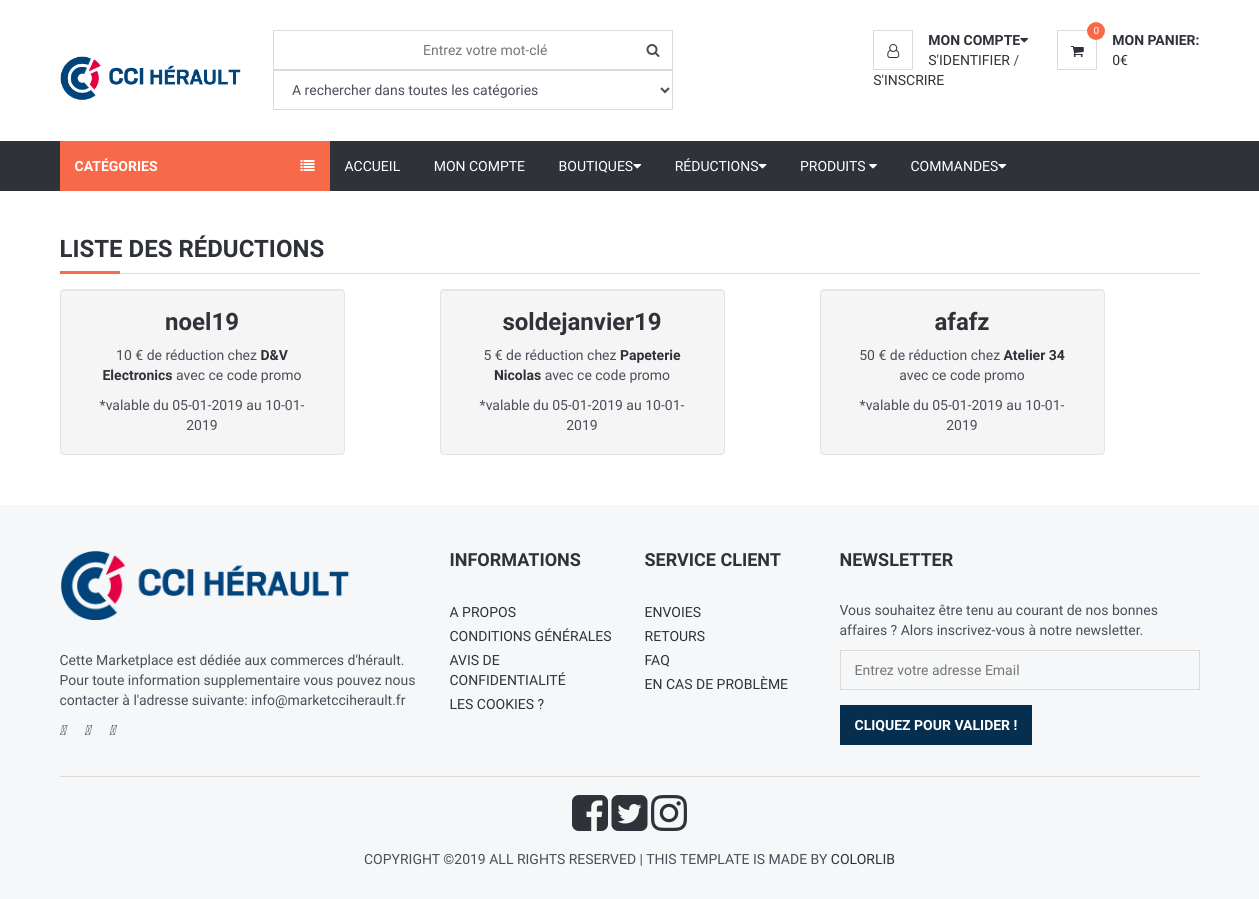
Page /index.php/reduction/list_reduction_client on the committed database.
### tables this page shows
CREATE TABLE IF NOT EXISTS `reduction` (
  `NumReduction` int(11) NOT NULL AUTO_INCREMENT,
  `CodeReduction` varchar(50) NOT NULL,
  `LibelleReduction` varchar(50) NOT NULL,
  `MontantReduction` int(11) NOT NULL,
  `DateDReduction` datetime NOT NULL,
  `DateFReduction` datetime NOT NULL,
  `IdBoutique` int(11) NOT NULL,
  PRIMARY KEY (`NumReduction`),
  KEY `REDUCTION_BOUTIQUE_FK` (`IdBoutique`)
);

CREATE TABLE IF NOT EXISTS `boutique` (
  `IdBoutique` int(11) NOT NULL AUTO_INCREMENT,
  `NumSIRET` varchar(50) NOT NULL,
  `NomBoutique` varchar(50) NOT NULL,
  `RueBoutique` varchar(50) NOT NULL,
  `VilleBoutique` varchar(50) NOT NULL,
  `CPBoutique` int(11) NOT NULL,
  `TelBoutique` varchar(50) NOT NULL,
  `MailBoutique` varchar(50) NOT NULL,
  `HorairesBoutique` varchar(100) DEFAULT NULL,
  PRIMARY KEY (`IdBoutique`)
);

### application/controllers/Reduction.php (called while the page is built, shortened)
<?php defined('BASEPATH') OR exit('No direct script access allowed');
class Reduction extends CI_Controller {
    public function list_reduction_client(){
      $data['reduction'] = $this->reduction_model->getEnableReduction();
      $this->load->view('layout/header');
      $this->load->view('reduction/list_reduction_client',$data);
      $this->load->view('layout/footer');
    }
}

### index.php (called while the page is built, shortened)
<?php
require_once BASEPATH.'core/CodeIgniter.php';

### application/models/Reduction_model.php (called while the page is built, shortened)
<?php
class Reduction_model extends CI_Model {
  public function getEnableReduction(){
    return $this->db->select('NumReduction,CodeReduction,LibelleReduction,MontantReduction,DateDReduction,DateFReduction,NomBoutique')
                    ->from('reduction r')
                    ->join('boutique b', 'r.IdBoutique = b.IdBoutique')
                    ->where("CURRENT_TIMESTAMP() BETWEEN DateDReduction and DateFReduction")
                    ->get()
                    ->result();
  }
}

### application/views/reduction/list_reduction_client.php (the view, shortened to what this page needs)
<div class="section">
  <div class="container">
    <div class="row">
      <div class="col-md-12">
        <div class="section-title">
          <h3 class="title">Liste des Réductions</h3>
        </div>
        <?php
          foreach ($reduction as $item) {
        ?>
        <div class="well col-md-3">
            <div class="col-md-12 text-center"><h3><?php echo $item->CodeReduction ?></h3></div>
            <div class="col-md-12 text-center">
              <p><?php echo $item->MontantReduction ?> € de réduction chez <strong><?php echo $item->NomBoutique ?></strong> avec ce code promo<p>
            </div>
            <div class="col-md-12 text-center">*valable du <?php echo date( 'd-m-Y', strtotime($reduction[0]->DateDReduction)) ?> au <?php echo date( 'd-m-Y', strtotime($reduction[0]->DateFReduction)) ?></div>
        </div>
        <div class="col-md-1"></div>
      <?php } ?>
      </div>
    </div>
  </div>
</div>

### application/views/layout/header.php (shortened to what this page needs)
<!DOCTYPE html>
<html lang="en">
<head>
	<link type="text/css" rel="stylesheet" href="<?php echo base_url() ?>assets/css/bootstrap.min.css" />
	<link type="text/css" rel="stylesheet" href="<?php echo base_url() ?>assets/css/slick.css" />
	<link type="text/css" rel="stylesheet" href="<?php echo base_url() ?>assets/css/slick-theme.css" />
	<link type="text/css" rel="stylesheet" href="<?php echo base_url() ?>assets/css/nouislider.min.css" />
	<link rel="stylesheet" href="<?php echo base_url() ?>assets/css/font-awesome.min.css">
	<link type="text/css" rel="stylesheet" href="<?php echo base_url() ?>assets/css/style.css" />
	<link rel="stylesheet" type="text/css" href="<?php echo base_url() ?>assets/css/bootstrap-table-filter-control.css" />
</head>
<body>
	<header>
		<div id="header">
			<div class="container">
				<div class="pull-left">
					<div class="header-logo">
						<a class="logo" href="http://www.herault.cci.fr/">
							<img src="<?php echo base_url() ?>assets/img/cci_herault2.png" alt="">
						</a>
					</div>
					<div class="header-search">
						<form>
							<input id='searchBar' class="input search-input" type="text" placeholder="Entrez votre mot-clé">
							<select class="input search-Catégories">
								<option value="0">A rechercher dans toutes les catégories</option>
							</select>
							<button class="search-btn"><i class="fa fa-search"></i></button>
						</form>
					</div>
				</div>
				<div class="pull-right">
					<ul class="header-btns">
						<li class="header-account dropdown default-dropdown">
							<div class="dropdown-toggle" role="button" data-toggle="dropdown" aria-expanded="true">
								<div class="header-btns-icon">
									<i class="fa fa-user-o"></i>
								</div>
								<strong class="text-uppercase">Mon compte<i class="fa fa-caret-down"></i></strong>
							</div>
							<?php if(isset($_SESSION["login"])) { ?>
							<a href="<?php echo site_url('Account/deconnexion'); ?>" class="text-uppercase">Deconnexion</a>
							<?php }else{ ?>
								<a href="<?php echo site_url('Account/connexion_page'); ?>" class="text-uppercase">
									S'identifier
								</a> /
								<a href="<?php echo site_url('Account/create_account_page'); ?>" class="text-uppercase">
									S'inscrire
								</a>
							<?php } ?>
						</li>
						<li class="header-cart dropdown default-dropdown">
							<a class="dropdown-toggle" data-toggle="dropdown" aria-expanded="true">
								<div class="header-btns-icon">
									<i class="fa fa-shopping-cart"></i>
									<span class="qty"><?php
                                        if(isset($_SESSION["cartBooking"]) and isset($_SESSION["cartDelivery"])) {
                                            echo(sizeof($cartDelivery) + sizeof($cartBooking));
                                        }
                                        else {
                                            echo("0");
                                        }?></span>
								</div>
								<strong class="text-uppercase">Mon panier:</strong>
								<br>
								<span id = "total"><?php
                                    if(isset($_SESSION["cartBooking"])) {
                                        echo($total);
                                    }
                                    else {
                                        echo("0");
                                    }?>€</span>
							</a>
						</li>
					</ul>
				</div>
			</div>
		</div>
	</header>
	<div id="navigation">
		<div class="container">
			<div id="responsive-nav">
				<div class="category-nav show-on-click">
					<span class="category-header">Catégories <i class="fa fa-list"></i></span>
				</div>
				<div class="menu-nav">
					<ul class="menu-list">
						<li><a href="<?php echo site_url('Order'); ?>">Accueil</a></li>
						<li><a href="<?php echo site_url('Customer/home_page'); ?>">Mon compte</a></li>
						<li class="dropdown default-dropdown"><a class="dropdown-toggle" data-toggle="dropdown" aria-expanded="true">Boutiques<i class="fa fa-caret-down"></i></a>
						</li>
						<li class="dropdown default-dropdown"><a class="dropdown-toggle" data-toggle="dropdown" aria-expanded="true">Réductions<i class="fa fa-caret-down"></i></a>
						</li>
						<li class="dropdown default-dropdown"><a class="dropdown-toggle" data-toggle="dropdown" aria-expanded="true">Produits <i class="fa fa-caret-down"></i></a>
						</li>
						<li class="dropdown default-dropdown"><a class="dropdown-toggle" data-toggle="dropdown" aria-expanded="true">Commandes<i class="fa fa-caret-down"></i></a>
						</li>
					</ul>
				</div>
			</div>
		</div>
	</div>

### application/views/layout/footer.php (shortened to what this page needs)
<footer id="footer" class="section section-grey">
  <div class="container">
    <div class="row">
      <div class="col-md-4 col-sm-6 col-xs-6">
        <div class="footer">
          <div class="footer-logo">
            <a class="logo" href="http://www.herault.cci.fr/">
              <img src="<?php echo base_url() ?>assets/img/cci_herault.png" alt="">
            </a>
          </div>
          <p>Cette Marketplace est dédiée aux commerces d'hérault. Pour toute information supplementaire vous pouvez nous contacter à l'adresse suivante:  info@marketcciherault.fr</p>
          <ul class="footer-social">
            <li><a href=""><i class="fab fa-facebook-f"></i></a></li>
            <li><a href=""><i class="fab fa-twitter"></i></a></li>
            <li><a href=""><i class="fab fa-instagram"></i></a></li>
          </ul>
        </div>
      </div>
      <div class="col-md-2 col-sm-6 col-xs-6">
        <div class="footer">
          <h3 class="footer-header">Informations</h3>
          <ul class="list-links">
            <li><a href="#">A propos</a></li>
            <li><a href="#">Conditions générales</a></li>
            <li><a href="#">Avis de confidentialité</a></li>
            <li><a href="application/pages/info-cookies.html">Les cookies ?</a></li>
          </ul>
        </div>
      </div>
      <div class="col-md-2 col-sm-6 col-xs-6">
        <div class="footer">
          <h3 class="footer-header">Service client</h3>
          <ul class="list-links">
            <li><a href="#">Envoies</a></li>
            <li><a href="#">Retours</a></li>
            <li><a href="#">FAQ</a></li>
            <li><a href="#">En cas de problème</a></li>
          </ul>
        </div>
      </div>
      <div class="col-md-4 col-sm-6 col-xs-6">
        <div class="footer">
          <h3 class="footer-header">Newsletter</h3>
          <p>Vous souhaitez être tenu au courant de nos bonnes affaires ? Alors inscrivez-vous à notre newsletter.</p>
          <form>
            <div class="form-group">
              <input class="input" placeholder="Entrez votre adresse Email ">
            </div>
            <button class="primary-btn">Cliquez pour valider !</button>
          </form>
        </div>
      </div>
    </div>
    <hr>
    <div class="row">
      <section id="lab_social_icon_footer">
      <link href="assets/css/font-awesome.min.css" rel="stylesheet">
      <div class="container">
          <div class="text-center center-block">
                <a href="https://www.facebook.com/CCIHerault/"><i id="social-fb" class="fa fa-facebook-square fa-3x social"></i></a>
  	            <a href="https://twitter.com/cciherault"><i id="social-tw" class="fa fa-twitter-square fa-3x social"></i></a>
  	            <a href="https://www.instagram.com/cci_herault/"><i id="social-is" class="fa fa-instagram fa-3x social"></i></a>
          </div>
      </div>
    </section>
    </div>
    <div class="row">
      <div class="col-md-8 col-md-offset-2 text-center">
        <div class="footer-copyright">
          Copyright &copy;<script>document.write(new Date().getFullYear());</script> All rights reserved | This template is made by <a href="https://colorlib.com" target="_blank">Colorlib</a>
        </div>
      </div>
    </div>
  </div>
</footer>
</body>
</html>

### assets/css/style.css (style rules this page uses)
body { font-family: 'Hind', sans-serif; color: #4A4E5A; overflow-x: hidden; }
h1, h2, h3, h4, h5, h6 { color: #30323A; margin: 0 0 10px; font-weight: 700; }
a { color: #30323A; -webkit-transition: 0.3s color; transition: 0.3s color; }
strong { color: #30323A; }
ul, ol { margin: 0; padding: 0; list-style: none }
hr { margin-top: 15px; margin-bottom: 15px; border-color: #DADADA; }
.main-btn, .primary-btn { display: inline-block; padding: 10px 15px; text-transform: uppercase; font-weight: 700; border: none; -webkit-transition: 0.3s all; transition: 0.3s all; }
.primary-btn { color: #FFF; background-color: #062F4F; }
.input { width: 100%; height: 40px; padding: 0px 15px; border: none; background-color: transparent; -webkit-box-shadow: 0px 0px 0px 1px #DADADA inset, 0px 0px 0px 5px transparent; box-shadow: 0px 0px 0px 1px #DADADA inset, 0px 0px 0px 5px transparent; -webkit-transition: 0.3s all; transition: 0.3s all; }
.section { padding-top: 30px; padding-bottom: 30px; }
.section-grey { background: #F6F7F8; }
.section-title { position: relative; margin-bottom: 15px; margin-top: 15px; border-bottom: 1px solid #DADADA; }
.section-title .title { display: inline-block; text-transform: uppercase; }
.section-title:after { content: ""; position: absolute; left: 0; bottom: -1.5px; height: 3px; width: 60px; background-color: #F8694A; }
#header { padding-top: 15px; padding-bottom: 15px; }
.header-logo { display: inline-block; margin-right: 15px; }
.header-logo .logo>img { width: 100%; max-height: 70px; }
.header-search { display: inline-block; padding: 15px 0px; max-width: 400px; }
.header-search>form { position: relative; }
.header-search>form .search-input { padding-left: 150px; padding-right: 45px; }
.header-search>form .search-btn { position: absolute; top: 0px; right: 0px; width: 40px; height: 40px; background-color: transparent; border: none; }
.header-btns>li { display: inline-block; vertical-align: top; padding: 15px 0px; }
.header-btns>li+li { margin-left: 15px; }
.header-btns>li .header-btns-icon { position: relative; float: left; margin-right: 15px; width: 40px; height: 40px; line-height: 40px; text-align: center; color: #30323A; background-color: #FFF; border: 1px solid #DADADA; }
.header-btns .dropdown-toggle { display: block; cursor: pointer; }
.header-cart .header-btns-icon .qty { position: absolute; right: -9px; top: -9px; width: 18px; height: 18px; line-height: 18px; text-align: center; font-size: 10px; background: #F8694A; color: #FFF; border-radius: 50%; }
#navigation { background-color: #30323A; }
#navigation .container { position: relative; }
.category-nav { float: left; width: 270px; }
.category-nav .category-header { padding: 15px; display: block; text-transform: uppercase; background: #F8694A; color: #FFF; font-weight: 700; }
.category-nav .category-header>i { float: right; line-height: 20px; }
.menu-nav .menu-list>li { display: inline-block; }
.menu-nav .menu-list>li>a { display: block; padding: 15px; color: #FFF; text-transform: uppercase; }
.footer { margin: 15px 0px; }
.footer .footer-header { font-size: 18px; text-transform: uppercase; margin-bottom: 30px; }
.footer-logo { margin-bottom: 30px; }
.footer-logo .logo { display: inline-block; }
.footer-logo .logo>img { width: 100%; max-height: 70px; }
.footer-social>li { display: inline-block; margin-right: 15px; margin-bottom: 6px; }
.footer-social>li:last-child { margin-right: 0px; }
.footer-copyright { margin-top: 15px; text-transform: uppercase; font-size: 14px; }

### rows in the picture
reduction: CodeReduction "noel19", MontantReduction "10", IdBoutique.NomBoutique "D&V Electronics", DateDReduction "05-01-2019", DateFReduction "10-01-2019"
reduction: CodeReduction "soldejanvier19", MontantReduction "5", IdBoutique.NomBoutique "Papeterie Nicolas"
reduction: CodeReduction "afafz", MontantReduction "50", IdBoutique.NomBoutique "Atelier 34"
